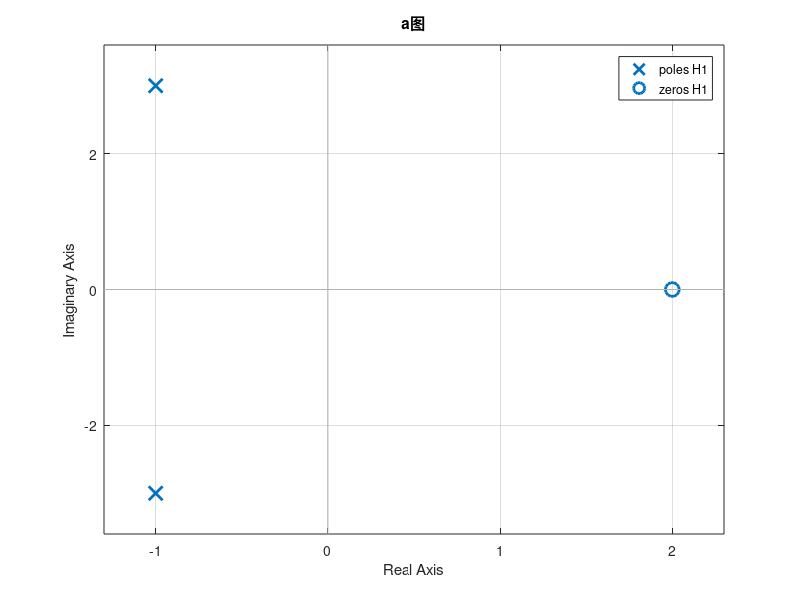
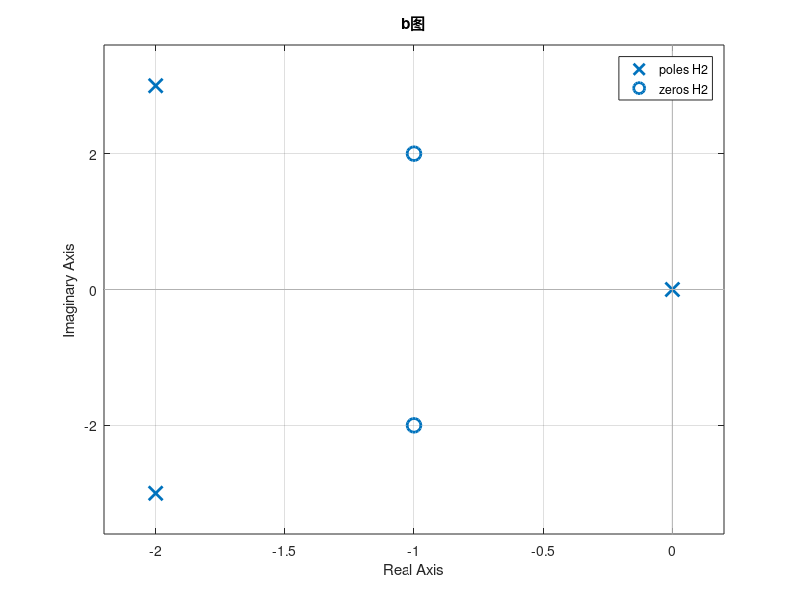
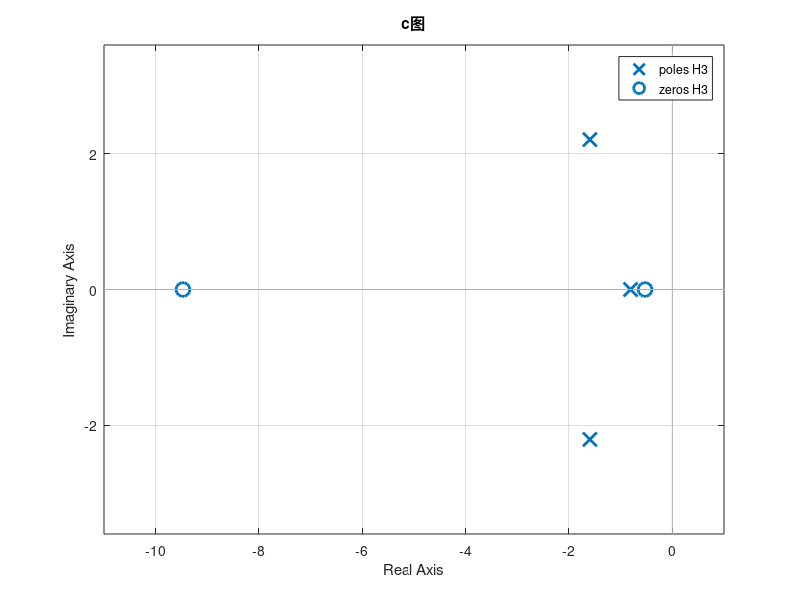

These charts were generated, in order, by the following MATLAB code: (Note: this script raises an error after producing the figures.)
clc
close all
clear

num = [1,6,10];
den = [1,7,11,5];

[r,p,k] = residue(num,den)

num1 = [1 -2];
den1 = [1 2 10];
num2 = [1 2 5];
den2 = [1 4 13 0];
num3 = [1 10 5];
den3 = [1 4 10 6];

H1 = tf(num1,den1);
H2 = tf(num2,den2);
H3 = tf(num3,den3);
figure();
pzmap(H1,'');
grid on;
title('a图');
figure();
pzmap(H2);
grid on;
title('b图');
figure();
pzmap(H3);
grid on;
title('c图');

num1 = [1 10 0 ];
den1 = [1 70 1000];
num2 = [1 1];
den2 = [1 24.5 61 32];
figure();
bode(num1,den1);
grid on;
title('a图');
figure();
bode(num2,den2);
grid on;
title('b图');